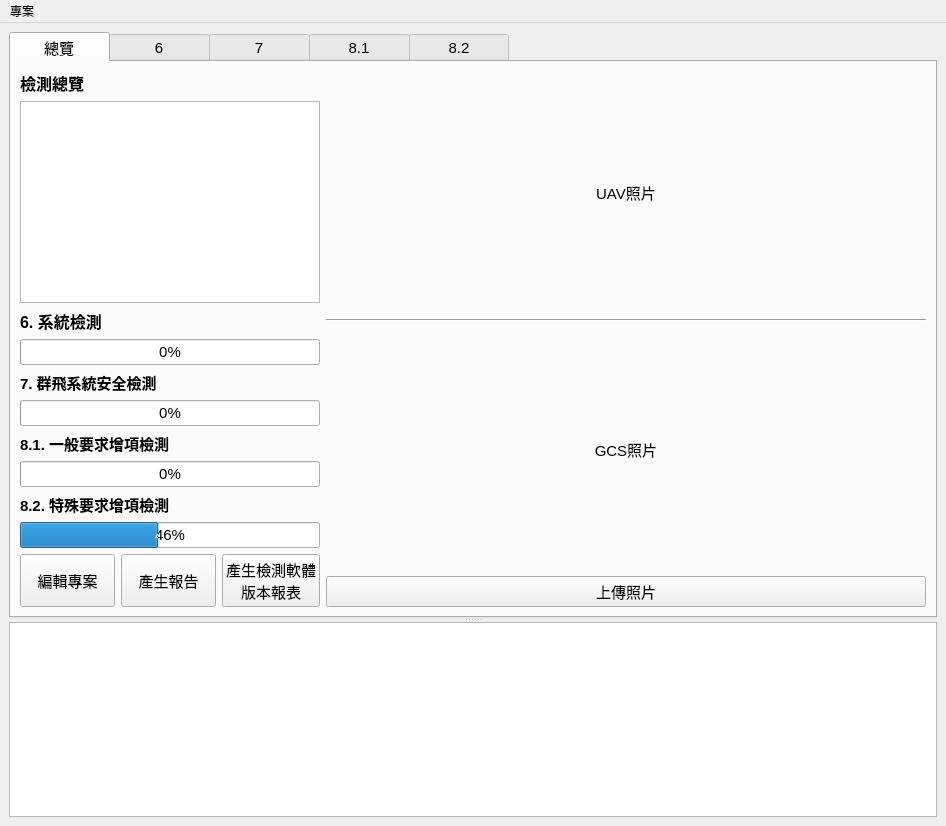
<?xml version="1.0" encoding="UTF-8"?>
<ui version="4.0">
 <class>MainWindow</class>
 <widget class="QMainWindow" name="MainWindow">
  <property name="windowModality">
   <enum>Qt::WindowModality::NonModal</enum>
  </property>
  <property name="geometry">
   <rect>
    <x>0</x>
    <y>0</y>
    <width>946</width>
    <height>826</height>
   </rect>
  </property>
  <property name="sizePolicy">
   <sizepolicy hsizetype="Maximum" vsizetype="Maximum">
    <horstretch>0</horstretch>
    <verstretch>0</verstretch>
   </sizepolicy>
  </property>
  <property name="minimumSize">
   <size>
    <width>0</width>
    <height>0</height>
   </size>
  </property>
  <property name="windowTitle">
   <string>無人機檢測工具包</string>
  </property>
  <property name="styleSheet">
   <string notr="true">

QSplitter::handle:hover {
    background-color: #007acc; /* 滑鼠移上去變亮藍色 */
    height: 4px; /* 滑鼠移上去變粗 */
}</string>
  </property>
  <property name="toolButtonStyle">
   <enum>Qt::ToolButtonStyle::ToolButtonIconOnly</enum>
  </property>
  <property name="tabShape">
   <enum>QTabWidget::TabShape::Rounded</enum>
  </property>
  <property name="dockOptions">
   <set>QMainWindow::DockOption::AllowTabbedDocks|QMainWindow::DockOption::AnimatedDocks</set>
  </property>
  <widget class="QWidget" name="centralwidget">
   <layout class="QVBoxLayout" name="verticalLayout">
    <item>
     <widget class="QSplitter" name="splitter">
      <property name="orientation">
       <enum>Qt::Orientation::Vertical</enum>
      </property>
      <widget class="QTabWidget" name="tabWidget">
       <property name="sizePolicy">
        <sizepolicy hsizetype="Expanding" vsizetype="MinimumExpanding">
         <horstretch>0</horstretch>
         <verstretch>0</verstretch>
        </sizepolicy>
       </property>
       <property name="minimumSize">
        <size>
         <width>0</width>
         <height>0</height>
        </size>
       </property>
       <property name="sizeIncrement">
        <size>
         <width>0</width>
         <height>0</height>
        </size>
       </property>
       <property name="font">
        <font>
         <pointsize>11</pointsize>
        </font>
       </property>
       <property name="layoutDirection">
        <enum>Qt::LayoutDirection::LeftToRight</enum>
       </property>
       <property name="autoFillBackground">
        <bool>true</bool>
       </property>
       <property name="styleSheet">
        <string notr="true">QTabBar::tab {
    min-width: 100px;
	min-height: 30px;
}</string>
       </property>
       <property name="tabPosition">
        <enum>QTabWidget::TabPosition::North</enum>
       </property>
       <property name="currentIndex">
        <number>0</number>
       </property>
       <property name="iconSize">
        <size>
         <width>16</width>
         <height>16</height>
        </size>
       </property>
       <property name="elideMode">
        <enum>Qt::TextElideMode::ElideNone</enum>
       </property>
       <property name="usesScrollButtons">
        <bool>false</bool>
       </property>
       <widget class="QWidget" name="tab_overview">
        <property name="sizePolicy">
         <sizepolicy hsizetype="Preferred" vsizetype="Preferred">
          <horstretch>0</horstretch>
          <verstretch>0</verstretch>
         </sizepolicy>
        </property>
        <property name="font">
         <font>
          <pointsize>11</pointsize>
         </font>
        </property>
        <attribute name="title">
         <string>總覽</string>
        </attribute>
        <layout class="QGridLayout" name="gridLayout" columnstretch="1,2">
         <item row="0" column="1">
          <layout class="QVBoxLayout" name="verticalLayout_6">
           <item>
            <layout class="QVBoxLayout" name="verticalLayout_4">
             <item>
              <widget class="QLabel" name="label_6">
               <property name="text">
                <string>UAV照片</string>
               </property>
               <property name="alignment">
                <set>Qt::AlignmentFlag::AlignCenter</set>
               </property>
              </widget>
             </item>
             <item>
              <widget class="Line" name="line">
               <property name="orientation">
                <enum>Qt::Orientation::Horizontal</enum>
               </property>
              </widget>
             </item>
             <item>
              <widget class="QLabel" name="label_7">
               <property name="text">
                <string>GCS照片</string>
               </property>
               <property name="alignment">
                <set>Qt::AlignmentFlag::AlignCenter</set>
               </property>
              </widget>
             </item>
            </layout>
           </item>
           <item>
            <widget class="QPushButton" name="pushButton_4">
             <property name="text">
              <string>上傳照片</string>
             </property>
            </widget>
           </item>
          </layout>
         </item>
         <item row="0" column="0">
          <layout class="QVBoxLayout" name="verticalLayout_5" stretch="5,1,1">
           <property name="sizeConstraint">
            <enum>QLayout::SizeConstraint::SetDefaultConstraint</enum>
           </property>
           <item>
            <layout class="QVBoxLayout" name="verticalLayout_2">
             <item>
              <widget class="QLabel" name="label">
               <property name="font">
                <font>
                 <pointsize>12</pointsize>
                 <bold>true</bold>
                </font>
               </property>
               <property name="text">
                <string>檢測總覽</string>
               </property>
              </widget>
             </item>
             <item>
              <widget class="QTextBrowser" name="textBrowser_info">
               <property name="font">
                <font>
                 <pointsize>9</pointsize>
                </font>
               </property>
               <property name="html">
                <string>&lt;!DOCTYPE HTML PUBLIC &quot;-//W3C//DTD HTML 4.0//EN&quot; &quot;http://www.w3.org/TR/REC-html40/strict.dtd&quot;&gt;
&lt;html&gt;&lt;head&gt;&lt;meta name=&quot;qrichtext&quot; content=&quot;1&quot; /&gt;&lt;meta charset=&quot;utf-8&quot; /&gt;&lt;style type=&quot;text/css&quot;&gt;
p, li { white-space: pre-wrap; }
hr { height: 1px; border-width: 0; }
li.unchecked::marker { content: &quot;\2610&quot;; }
li.checked::marker { content: &quot;\2612&quot;; }
&lt;/style&gt;&lt;/head&gt;&lt;body style=&quot; font-family:'Ubuntu Sans'; font-size:9pt; font-weight:400; font-style:normal;&quot;&gt;
&lt;p style=&quot;-qt-paragraph-type:empty; margin-top:0px; margin-bottom:0px; margin-left:0px; margin-right:0px; -qt-block-indent:0; text-indent:0px;&quot;&gt;&lt;br /&gt;&lt;/p&gt;&lt;/body&gt;&lt;/html&gt;</string>
               </property>
              </widget>
             </item>
            </layout>
           </item>
           <item>
            <layout class="QVBoxLayout" name="verticalLayout_3">
             <item>
              <widget class="QLabel" name="label_2">
               <property name="sizePolicy">
                <sizepolicy hsizetype="Minimum" vsizetype="Minimum">
                 <horstretch>0</horstretch>
                 <verstretch>0</verstretch>
                </sizepolicy>
               </property>
               <property name="font">
                <font>
                 <pointsize>12</pointsize>
                 <bold>true</bold>
                </font>
               </property>
               <property name="text">
                <string>6. 系統檢測</string>
               </property>
              </widget>
             </item>
             <item>
              <widget class="QProgressBar" name="progressBar">
               <property name="sizePolicy">
                <sizepolicy hsizetype="Minimum" vsizetype="Minimum">
                 <horstretch>0</horstretch>
                 <verstretch>0</verstretch>
                </sizepolicy>
               </property>
               <property name="autoFillBackground">
                <bool>false</bool>
               </property>
               <property name="value">
                <number>0</number>
               </property>
              </widget>
             </item>
             <item>
              <widget class="QLabel" name="label_3">
               <property name="sizePolicy">
                <sizepolicy hsizetype="Minimum" vsizetype="Minimum">
                 <horstretch>0</horstretch>
                 <verstretch>0</verstretch>
                </sizepolicy>
               </property>
               <property name="font">
                <font>
                 <pointsize>11</pointsize>
                 <bold>true</bold>
                </font>
               </property>
               <property name="text">
                <string>7. 群飛系統安全檢測</string>
               </property>
              </widget>
             </item>
             <item>
              <widget class="QProgressBar" name="progressBar_2">
               <property name="sizePolicy">
                <sizepolicy hsizetype="Minimum" vsizetype="Minimum">
                 <horstretch>0</horstretch>
                 <verstretch>0</verstretch>
                </sizepolicy>
               </property>
               <property name="value">
                <number>0</number>
               </property>
              </widget>
             </item>
             <item>
              <widget class="QLabel" name="label_4">
               <property name="sizePolicy">
                <sizepolicy hsizetype="Minimum" vsizetype="Minimum">
                 <horstretch>0</horstretch>
                 <verstretch>0</verstretch>
                </sizepolicy>
               </property>
               <property name="font">
                <font>
                 <pointsize>11</pointsize>
                 <bold>true</bold>
                </font>
               </property>
               <property name="text">
                <string>8.1. 一般要求增項檢測</string>
               </property>
              </widget>
             </item>
             <item>
              <widget class="QProgressBar" name="progressBar_3">
               <property name="sizePolicy">
                <sizepolicy hsizetype="Minimum" vsizetype="Minimum">
                 <horstretch>0</horstretch>
                 <verstretch>0</verstretch>
                </sizepolicy>
               </property>
               <property name="value">
                <number>0</number>
               </property>
              </widget>
             </item>
             <item>
              <widget class="QLabel" name="label_5">
               <property name="sizePolicy">
                <sizepolicy hsizetype="Minimum" vsizetype="Minimum">
                 <horstretch>0</horstretch>
                 <verstretch>0</verstretch>
                </sizepolicy>
               </property>
               <property name="font">
                <font>
                 <pointsize>11</pointsize>
                 <bold>true</bold>
                </font>
               </property>
               <property name="text">
                <string>8.2. 特殊要求增項檢測</string>
               </property>
              </widget>
             </item>
             <item>
              <widget class="QProgressBar" name="progressBar_4">
               <property name="sizePolicy">
                <sizepolicy hsizetype="Minimum" vsizetype="Minimum">
                 <horstretch>0</horstretch>
                 <verstretch>0</verstretch>
                </sizepolicy>
               </property>
               <property name="value">
                <number>46</number>
               </property>
               <property name="alignment">
                <set>Qt::AlignmentFlag::AlignLeading|Qt::AlignmentFlag::AlignLeft|Qt::AlignmentFlag::AlignVCenter</set>
               </property>
               <property name="textVisible">
                <bool>true</bool>
               </property>
               <property name="orientation">
                <enum>Qt::Orientation::Horizontal</enum>
               </property>
               <property name="invertedAppearance">
                <bool>false</bool>
               </property>
               <property name="textDirection">
                <enum>QProgressBar::Direction::TopToBottom</enum>
               </property>
               <property name="format">
                <string>%p%</string>
               </property>
              </widget>
             </item>
            </layout>
           </item>
           <item>
            <layout class="QHBoxLayout" name="horizontalLayout">
             <item>
              <widget class="QPushButton" name="pushButton_3">
               <property name="sizePolicy">
                <sizepolicy hsizetype="Minimum" vsizetype="Minimum">
                 <horstretch>0</horstretch>
                 <verstretch>0</verstretch>
                </sizepolicy>
               </property>
               <property name="text">
                <string>編輯專案</string>
               </property>
              </widget>
             </item>
             <item>
              <widget class="QPushButton" name="pushButton_2">
               <property name="sizePolicy">
                <sizepolicy hsizetype="Minimum" vsizetype="Minimum">
                 <horstretch>0</horstretch>
                 <verstretch>0</verstretch>
                </sizepolicy>
               </property>
               <property name="text">
                <string>產生報告</string>
               </property>
              </widget>
             </item>
             <item>
              <widget class="QPushButton" name="pushButton">
               <property name="sizePolicy">
                <sizepolicy hsizetype="Minimum" vsizetype="Minimum">
                 <horstretch>0</horstretch>
                 <verstretch>0</verstretch>
                </sizepolicy>
               </property>
               <property name="text">
                <string>產生檢測軟體
版本報表</string>
               </property>
              </widget>
             </item>
            </layout>
           </item>
          </layout>
         </item>
        </layout>
       </widget>
       <widget class="QWidget" name="tab_6">
        <attribute name="title">
         <string>6</string>
        </attribute>
        <layout class="QGridLayout" name="gridLayout_2" columnstretch="1,5">
         <property name="rightMargin">
          <number>0</number>
         </property>
         <property name="bottomMargin">
          <number>0</number>
         </property>
         <property name="spacing">
          <number>0</number>
         </property>
         <item row="0" column="0">
          <layout class="QVBoxLayout" name="verticalLayout_7">
           <item>
            <widget class="QPushButton" name="btn_621">
             <property name="text">
              <string>6.2.1 身分鑑別</string>
             </property>
            </widget>
           </item>
           <item>
            <widget class="QPushButton" name="pushButton_6">
             <property name="text">
              <string>6.2.2 網路服務埠檢測</string>
             </property>
            </widget>
           </item>
           <item>
            <widget class="QPushButton" name="pushButton_7">
             <property name="text">
              <string>6.2.3 系統異常流量</string>
             </property>
            </widget>
           </item>
           <item>
            <widget class="QPushButton" name="pushButton_8">
             <property name="text">
              <string>6.3.1 惡意程式</string>
             </property>
            </widget>
           </item>
           <item>
            <widget class="QPushButton" name="pushButton_10">
             <property name="text">
              <string>6.3.2 弱點掃描</string>
             </property>
            </widget>
           </item>
           <item>
            <widget class="QPushButton" name="pushButton_9">
             <property name="text">
              <string>6.4.1 無線通訊安全</string>
             </property>
            </widget>
           </item>
           <item>
            <widget class="QPushButton" name="pushButton_11">
             <property name="text">
              <string>6.5.1 韌體更新安全</string>
             </property>
            </widget>
           </item>
          </layout>
         </item>
         <item row="0" column="1">
          <widget class="QStackedWidget" name="stackedWidget">
           <property name="frameShape">
            <enum>QFrame::Shape::NoFrame</enum>
           </property>
           <widget class="QWidget" name="page"/>
           <widget class="QWidget" name="page_2"/>
          </widget>
         </item>
        </layout>
       </widget>
       <widget class="QWidget" name="tab_7">
        <attribute name="title">
         <string>7</string>
        </attribute>
        <layout class="QHBoxLayout" name="horizontalLayout_2">
         <item>
          <widget class="QLabel" name="label_8">
           <property name="font">
            <font>
             <pointsize>19</pointsize>
             <bold>true</bold>
             <kerning>true</kerning>
            </font>
           </property>
           <property name="autoFillBackground">
            <bool>false</bool>
           </property>
           <property name="text">
            <string>未開放 不想做&gt;&lt;</string>
           </property>
           <property name="alignment">
            <set>Qt::AlignmentFlag::AlignCenter</set>
           </property>
          </widget>
         </item>
        </layout>
       </widget>
       <widget class="QWidget" name="tab_8_1">
        <attribute name="title">
         <string>8.1</string>
        </attribute>
        <widget class="QWidget" name="layoutWidget_2">
         <property name="geometry">
          <rect>
           <x>100</x>
           <y>70</y>
           <width>511</width>
           <height>391</height>
          </rect>
         </property>
         <layout class="QGridLayout" name="gridLayout_3">
          <item row="0" column="1">
           <widget class="QPushButton" name="pushButton_19">
            <property name="text">
             <string>8.1.2 衛星定位系統干擾處理能力</string>
            </property>
           </widget>
          </item>
          <item row="2" column="1">
           <widget class="QPushButton" name="pushButton_15">
            <property name="text">
             <string>8.1.4 無線通訊失效處理能力</string>
            </property>
           </widget>
          </item>
          <item row="2" column="0">
           <widget class="QPushButton" name="pushButton_21">
            <property name="text">
             <string>8.1.3 取得行動應用 App 基本資安標章</string>
            </property>
           </widget>
          </item>
          <item row="0" column="0">
           <widget class="QPushButton" name="pushButton_20">
            <property name="text">
             <string>8.1.1 衛星定位系統強化能力</string>
            </property>
           </widget>
          </item>
          <item row="5" column="0">
           <widget class="QPushButton" name="pushButton_17">
            <property name="text">
             <string>8.1.5 韌體已知漏洞檢測</string>
            </property>
           </widget>
          </item>
         </layout>
        </widget>
       </widget>
       <widget class="QWidget" name="tab_8_2">
        <attribute name="title">
         <string>8.2</string>
        </attribute>
        <widget class="QWidget" name="layoutWidget_3">
         <property name="geometry">
          <rect>
           <x>70</x>
           <y>60</y>
           <width>548</width>
           <height>471</height>
          </rect>
         </property>
         <layout class="QGridLayout" name="gridLayout_4">
          <item row="0" column="1">
           <widget class="QPushButton" name="pushButton_26">
            <property name="text">
             <string>8.2.2 無人機命令連結（command link）之認證機制</string>
            </property>
           </widget>
          </item>
          <item row="2" column="1">
           <widget class="QPushButton" name="pushButton_22">
            <property name="text">
             <string>8.2.4 原始碼安全掃描</string>
            </property>
           </widget>
          </item>
          <item row="2" column="0">
           <widget class="QPushButton" name="pushButton_28">
            <property name="text">
             <string>8.2.3 工程除錯介面</string>
            </property>
           </widget>
          </item>
          <item row="0" column="0">
           <widget class="QPushButton" name="pushButton_27">
            <property name="text">
             <string>8.2.1 數據儲存安全</string>
            </property>
           </widget>
          </item>
          <item row="5" column="1">
           <widget class="QPushButton" name="pushButton_23">
            <property name="text">
             <string>8.2.6 軟體更新安全</string>
            </property>
           </widget>
          </item>
          <item row="5" column="0">
           <widget class="QPushButton" name="pushButton_24">
            <property name="text">
             <string>8.2.5 未公開揭露應用程式</string>
            </property>
           </widget>
          </item>
         </layout>
        </widget>
       </widget>
      </widget>
      <widget class="QPlainTextEdit" name="plainTextEdit">
       <property name="sizePolicy">
        <sizepolicy hsizetype="Expanding" vsizetype="Expanding">
         <horstretch>0</horstretch>
         <verstretch>0</verstretch>
        </sizepolicy>
       </property>
       <property name="readOnly">
        <bool>true</bool>
       </property>
       <property name="plainText">
        <string/>
       </property>
      </widget>
     </widget>
    </item>
   </layout>
  </widget>
  <widget class="QMenuBar" name="menubar">
   <property name="geometry">
    <rect>
     <x>0</x>
     <y>0</y>
     <width>946</width>
     <height>27</height>
    </rect>
   </property>
   <widget class="QMenu" name="menu">
    <property name="title">
     <string>專案</string>
    </property>
    <addaction name="action_create"/>
    <addaction name="action_open"/>
   </widget>
   <addaction name="menu"/>
  </widget>
  <action name="action_create">
   <property name="text">
    <string>新建專案</string>
   </property>
  </action>
  <action name="action_open">
   <property name="text">
    <string>開啟</string>
   </property>
  </action>
 </widget>
 <tabstops>
  <tabstop>pushButton_3</tabstop>
  <tabstop>pushButton_2</tabstop>
  <tabstop>pushButton</tabstop>
  <tabstop>pushButton_4</tabstop>
  <tabstop>tabWidget</tabstop>
  <tabstop>btn_621</tabstop>
  <tabstop>pushButton_6</tabstop>
  <tabstop>pushButton_7</tabstop>
  <tabstop>pushButton_8</tabstop>
  <tabstop>pushButton_10</tabstop>
  <tabstop>pushButton_9</tabstop>
  <tabstop>pushButton_11</tabstop>
  <tabstop>pushButton_20</tabstop>
  <tabstop>pushButton_19</tabstop>
  <tabstop>pushButton_21</tabstop>
  <tabstop>pushButton_15</tabstop>
  <tabstop>pushButton_17</tabstop>
  <tabstop>pushButton_27</tabstop>
  <tabstop>pushButton_26</tabstop>
  <tabstop>pushButton_28</tabstop>
  <tabstop>pushButton_22</tabstop>
  <tabstop>pushButton_24</tabstop>
  <tabstop>textBrowser_info</tabstop>
  <tabstop>pushButton_23</tabstop>
  <tabstop>plainTextEdit</tabstop>
 </tabstops>
 <resources/>
 <connections/>
</ui>
